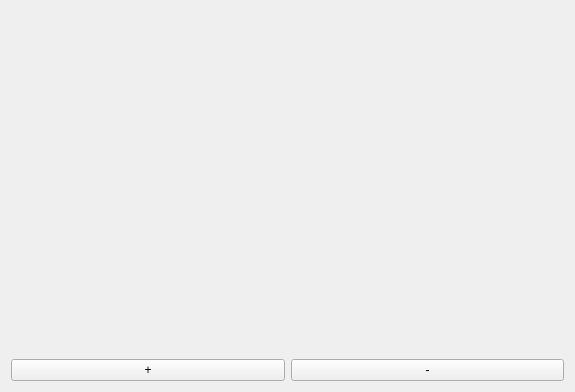
<?xml version="1.0" encoding="UTF-8"?>
<ui version="4.0">
 <class>MapoPorFunkcio</class>
 <widget class="QWidget" name="MapoPorFunkcio">
  <property name="geometry">
   <rect>
    <x>0</x>
    <y>0</y>
    <width>575</width>
    <height>392</height>
   </rect>
  </property>
  <property name="windowTitle">
   <string>Уровни целевой функции</string>
  </property>
  <layout class="QGridLayout" name="gridLayout">
   <item row="1" column="0">
    <widget class="QPushButton" name="PligrandigiBtn">
     <property name="text">
      <string>+</string>
     </property>
    </widget>
   </item>
   <item row="1" column="1">
    <widget class="QPushButton" name="MalpliigiBtn">
     <property name="text">
      <string>-</string>
     </property>
    </widget>
   </item>
   <item row="0" column="0" colspan="2">
    <widget class="QwtPlot" name="qwtPlt"/>
   </item>
  </layout>
 </widget>
 <customwidgets>
  <customwidget>
   <class>QwtPlot</class>
   <extends>QFrame</extends>
   <header>qwt_plot.h</header>
  </customwidget>
 </customwidgets>
 <resources/>
 <connections/>
</ui>
